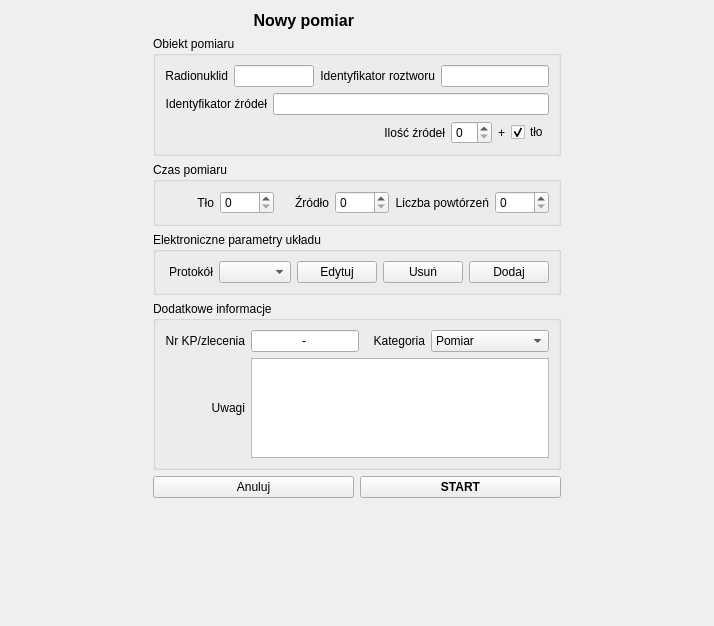
         <widget class="QWidget" name="pageNew">
          <layout class="QGridLayout" name="gridLayout_12">
           <item row="1" column="3" rowspan="5">
            <spacer name="horizontalSpacer_3">
             <property name="orientation">
              <enum>Qt::Horizontal</enum>
             </property>
             <property name="sizeHint" stdset="0">
              <size>
               <width>142</width>
               <height>418</height>
              </size>
             </property>
            </spacer>
           </item>
           <item row="6" column="2">
            <spacer name="verticalSpacer_2">
             <property name="orientation">
              <enum>Qt::Vertical</enum>
             </property>
             <property name="sizeHint" stdset="0">
              <size>
               <width>20</width>
               <height>117</height>
              </size>
             </property>
            </spacer>
           </item>
           <item row="1" column="0" rowspan="5">
            <spacer name="horizontalSpacer_2">
             <property name="orientation">
              <enum>Qt::Horizontal</enum>
             </property>
             <property name="sizeHint" stdset="0">
              <size>
               <width>142</width>
               <height>418</height>
              </size>
             </property>
            </spacer>
           </item>
           <item row="0" column="1">
            <widget class="QLabel" name="label_60">
             <property name="font">
              <font>
               <pointsize>12</pointsize>
               <weight>75</weight>
               <bold>true</bold>
              </font>
             </property>
             <property name="text">
              <string>Nowy pomiar</string>
             </property>
             <property name="alignment">
              <set>Qt::AlignRight|Qt::AlignTrailing|Qt::AlignVCenter</set>
             </property>
            </widget>
           </item>
           <item row="1" column="1" colspan="2">
            <widget class="QGroupBox" name="groupBox_12">
             <property name="title">
              <string>Obiekt pomiaru</string>
             </property>
             <layout class="QGridLayout" name="gridLayout_11">
              <item row="0" column="0">
               <layout class="QHBoxLayout" name="horizontalLayout_4">
                <item>
                 <widget class="QLabel" name="label_26">
                  <property name="sizePolicy">
                   <sizepolicy hsizetype="Expanding" vsizetype="Preferred">
                    <horstretch>0</horstretch>
                    <verstretch>0</verstretch>
                   </sizepolicy>
                  </property>
                  <property name="text">
                   <string>Radionuklid</string>
                  </property>
                  <property name="alignment">
                   <set>Qt::AlignRight|Qt::AlignTrailing|Qt::AlignVCenter</set>
                  </property>
                 </widget>
                </item>
                <item>
                 <widget class="QLineEdit" name="nuclide_lineEdit">
                  <property name="sizePolicy">
                   <sizepolicy hsizetype="Preferred" vsizetype="Fixed">
                    <horstretch>0</horstretch>
                    <verstretch>0</verstretch>
                   </sizepolicy>
                  </property>
                  <property name="maximumSize">
                   <size>
                    <width>80</width>
                    <height>16777215</height>
                   </size>
                  </property>
                  <property name="text">
                   <string/>
                  </property>
                  <property name="alignment">
                   <set>Qt::AlignCenter</set>
                  </property>
                 </widget>
                </item>
               </layout>
              </item>
              <item row="0" column="1">
               <layout class="QHBoxLayout" name="horizontalLayout_3">
                <item>
                 <widget class="QLabel" name="label_27">
                  <property name="sizePolicy">
                   <sizepolicy hsizetype="Expanding" vsizetype="Preferred">
                    <horstretch>0</horstretch>
                    <verstretch>0</verstretch>
                   </sizepolicy>
                  </property>
                  <property name="text">
                   <string>Identyfikator roztworu</string>
                  </property>
                  <property name="alignment">
                   <set>Qt::AlignRight|Qt::AlignTrailing|Qt::AlignVCenter</set>
                  </property>
                 </widget>
                </item>
                <item>
                 <widget class="QLineEdit" name="solutionID_lineEdit">
                  <property name="sizePolicy">
                   <sizepolicy hsizetype="Preferred" vsizetype="Fixed">
                    <horstretch>0</horstretch>
                    <verstretch>0</verstretch>
                   </sizepolicy>
                  </property>
                  <property name="text">
                   <string/>
                  </property>
                  <property name="alignment">
                   <set>Qt::AlignCenter</set>
                  </property>
                 </widget>
                </item>
               </layout>
              </item>
              <item row="1" column="0" colspan="2">
               <layout class="QHBoxLayout" name="horizontalLayout_5">
                <item>
                 <widget class="QLabel" name="label_28">
                  <property name="sizePolicy">
                   <sizepolicy hsizetype="Preferred" vsizetype="Preferred">
                    <horstretch>0</horstretch>
                    <verstretch>0</verstretch>
                   </sizepolicy>
                  </property>
                  <property name="text">
                   <string>Identyfikator źródeł</string>
                  </property>
                  <property name="alignment">
                   <set>Qt::AlignRight|Qt::AlignTrailing|Qt::AlignVCenter</set>
                  </property>
                 </widget>
                </item>
                <item>
                 <widget class="QLineEdit" name="sourceID_lineEdit">
                  <property name="sizePolicy">
                   <sizepolicy hsizetype="Expanding" vsizetype="Fixed">
                    <horstretch>0</horstretch>
                    <verstretch>0</verstretch>
                   </sizepolicy>
                  </property>
                 </widget>
                </item>
               </layout>
              </item>
              <item row="2" column="0" colspan="2">
               <layout class="QHBoxLayout" name="horizontalLayout_8">
                <item>
                 <widget class="QLabel" name="label_29">
                  <property name="sizePolicy">
                   <sizepolicy hsizetype="Expanding" vsizetype="Preferred">
                    <horstretch>0</horstretch>
                    <verstretch>0</verstretch>
                   </sizepolicy>
                  </property>
                  <property name="text">
                   <string>Ilość źródeł</string>
                  </property>
                  <property name="alignment">
                   <set>Qt::AlignRight|Qt::AlignTrailing|Qt::AlignVCenter</set>
                  </property>
                 </widget>
                </item>
                <item>
                 <widget class="QSpinBox" name="sourceNo_spinBox"/>
                </item>
                <item>
                 <widget class="QLabel" name="label_30">
                  <property name="text">
                   <string>+</string>
                  </property>
                  <property name="alignment">
                   <set>Qt::AlignCenter</set>
                  </property>
                 </widget>
                </item>
                <item>
                 <widget class="QCheckBox" name="isBlank_checkBox">
                  <property name="text">
                   <string>tło</string>
                  </property>
                  <property name="checked">
                   <bool>true</bool>
                  </property>
                 </widget>
                </item>
               </layout>
              </item>
             </layout>
            </widget>
           </item>
           <item row="2" column="1" colspan="2">
            <widget class="QGroupBox" name="groupBox_10">
             <property name="title">
              <string>Czas pomiaru</string>
             </property>
             <layout class="QHBoxLayout" name="horizontalLayout_6">
              <item>
               <widget class="QLabel" name="label_22">
                <property name="sizePolicy">
                 <sizepolicy hsizetype="Preferred" vsizetype="Preferred">
                  <horstretch>0</horstretch>
                  <verstretch>0</verstretch>
                 </sizepolicy>
                </property>
                <property name="text">
                 <string>Tło</string>
                </property>
                <property name="alignment">
                 <set>Qt::AlignRight|Qt::AlignTrailing|Qt::AlignVCenter</set>
                </property>
               </widget>
              </item>
              <item>
               <widget class="QSpinBox" name="blankTime_spinBox">
                <property name="maximum">
                 <number>9999</number>
                </property>
               </widget>
              </item>
              <item>
               <widget class="QLabel" name="label_23">
                <property name="sizePolicy">
                 <sizepolicy hsizetype="Preferred" vsizetype="Preferred">
                  <horstretch>0</horstretch>
                  <verstretch>0</verstretch>
                 </sizepolicy>
                </property>
                <property name="text">
                 <string>Źródło</string>
                </property>
                <property name="alignment">
                 <set>Qt::AlignRight|Qt::AlignTrailing|Qt::AlignVCenter</set>
                </property>
               </widget>
              </item>
              <item>
               <widget class="QSpinBox" name="sourceTime_spinBox">
                <property name="maximum">
                 <number>9999</number>
                </property>
               </widget>
              </item>
              <item>
               <widget class="QLabel" name="label_24">
                <property name="sizePolicy">
                 <sizepolicy hsizetype="Preferred" vsizetype="Preferred">
                  <horstretch>0</horstretch>
                  <verstretch>0</verstretch>
                 </sizepolicy>
                </property>
                <property name="text">
                 <string>Liczba powtórzeń</string>
                </property>
                <property name="alignment">
                 <set>Qt::AlignRight|Qt::AlignTrailing|Qt::AlignVCenter</set>
                </property>
               </widget>
              </item>
              <item>
               <widget class="QSpinBox" name="repeat_spinBox">
                <property name="maximum">
                 <number>9999</number>
                </property>
               </widget>
              </item>
             </layout>
            </widget>
           </item>
           <item row="3" column="1" colspan="2">
            <widget class="QGroupBox" name="groupBox_11">
             <property name="title">
              <string>Elektroniczne parametry układu</string>
             </property>
             <layout class="QHBoxLayout" name="horizontalLayout_7">
              <item>
               <widget class="QLabel" name="label_25">
                <property name="sizePolicy">
                 <sizepolicy hsizetype="Expanding" vsizetype="Preferred">
                  <horstretch>0</horstretch>
                  <verstretch>0</verstretch>
                 </sizepolicy>
                </property>
                <property name="text">
                 <string>Protokół</string>
                </property>
                <property name="alignment">
                 <set>Qt::AlignRight|Qt::AlignTrailing|Qt::AlignVCenter</set>
                </property>
               </widget>
              </item>
              <item>
               <widget class="QComboBox" name="protocol_comboBox"/>
              </item>
              <item>
               <widget class="QPushButton" name="editProtocol_pushButton">
                <property name="text">
                 <string>Edytuj</string>
                </property>
               </widget>
              </item>
              <item>
               <widget class="QPushButton" name="removeProtocol_pushButton">
                <property name="text">
                 <string>Usuń</string>
                </property>
               </widget>
              </item>
              <item>
               <widget class="QPushButton" name="addProtocol_pushButton">
                <property name="text">
                 <string>Dodaj</string>
                </property>
               </widget>
              </item>
             </layout>
            </widget>
           </item>
           <item row="4" column="1" colspan="2">
            <widget class="QGroupBox" name="groupBox_9">
             <property name="title">
              <string>Dodatkowe informacje</string>
             </property>
             <layout class="QGridLayout" name="gridLayout_2">
              <item row="0" column="0">
               <widget class="QLabel" name="label_19">
                <property name="sizePolicy">
                 <sizepolicy hsizetype="Expanding" vsizetype="Preferred">
                  <horstretch>0</horstretch>
                  <verstretch>0</verstretch>
                 </sizepolicy>
                </property>
                <property name="text">
                 <string>Nr KP/zlecenia</string>
                </property>
                <property name="alignment">
                 <set>Qt::AlignRight|Qt::AlignTrailing|Qt::AlignVCenter</set>
                </property>
               </widget>
              </item>
              <item row="0" column="1">
               <widget class="QLineEdit" name="linked_lineEdit">
                <property name="sizePolicy">
                 <sizepolicy hsizetype="Preferred" vsizetype="Fixed">
                  <horstretch>0</horstretch>
                  <verstretch>0</verstretch>
                 </sizepolicy>
                </property>
                <property name="text">
                 <string>-</string>
                </property>
                <property name="alignment">
                 <set>Qt::AlignCenter</set>
                </property>
               </widget>
              </item>
              <item row="0" column="2">
               <widget class="QLabel" name="label_20">
                <property name="sizePolicy">
                 <sizepolicy hsizetype="Expanding" vsizetype="Preferred">
                  <horstretch>0</horstretch>
                  <verstretch>0</verstretch>
                 </sizepolicy>
                </property>
                <property name="text">
                 <string>Kategoria</string>
                </property>
                <property name="alignment">
                 <set>Qt::AlignRight|Qt::AlignTrailing|Qt::AlignVCenter</set>
                </property>
               </widget>
              </item>
              <item row="0" column="3">
               <widget class="QComboBox" name="category_comboBox">
                <item>
                 <property name="text">
                  <string>Pomiar</string>
                 </property>
                </item>
                <item>
                 <property name="text">
                  <string>Kontrola</string>
                 </property>
                </item>
                <item>
                 <property name="text">
                  <string>Charakterystyka</string>
                 </property>
                </item>
               </widget>
              </item>
              <item row="1" column="0">
               <widget class="QLabel" name="label_21">
                <property name="sizePolicy">
                 <sizepolicy hsizetype="Expanding" vsizetype="Preferred">
                  <horstretch>0</horstretch>
                  <verstretch>0</verstretch>
                 </sizepolicy>
                </property>
                <property name="text">
                 <string>Uwagi</string>
                </property>
                <property name="alignment">
                 <set>Qt::AlignRight|Qt::AlignTrailing|Qt::AlignVCenter</set>
                </property>
               </widget>
              </item>
              <item row="1" column="1" colspan="3">
               <widget class="QPlainTextEdit" name="comment_plainTextEdit">
                <property name="sizePolicy">
                 <sizepolicy hsizetype="Preferred" vsizetype="Preferred">
                  <horstretch>0</horstretch>
                  <verstretch>0</verstretch>
                 </sizepolicy>
                </property>
                <property name="maximumSize">
                 <size>
                  <width>16777215</width>
                  <height>100</height>
                 </size>
                </property>
                <property name="plainText">
                 <string/>
                </property>
               </widget>
              </item>
             </layout>
            </widget>
           </item>
           <item row="5" column="1" colspan="2">
            <layout class="QHBoxLayout" name="horizontalLayout_2">
             <item>
              <widget class="QPushButton" name="cancelNewMeasurement_pushButton">
               <property name="text">
                <string>Anuluj</string>
               </property>
              </widget>
             </item>
             <item>
              <widget class="QPushButton" name="startNewMeasurement_pushButton">
               <property name="font">
                <font>
                 <weight>75</weight>
                 <bold>true</bold>
                </font>
               </property>
               <property name="text">
                <string>START</string>
               </property>
              </widget>
             </item>
            </layout>
           </item>
          </layout>
         </widget>
